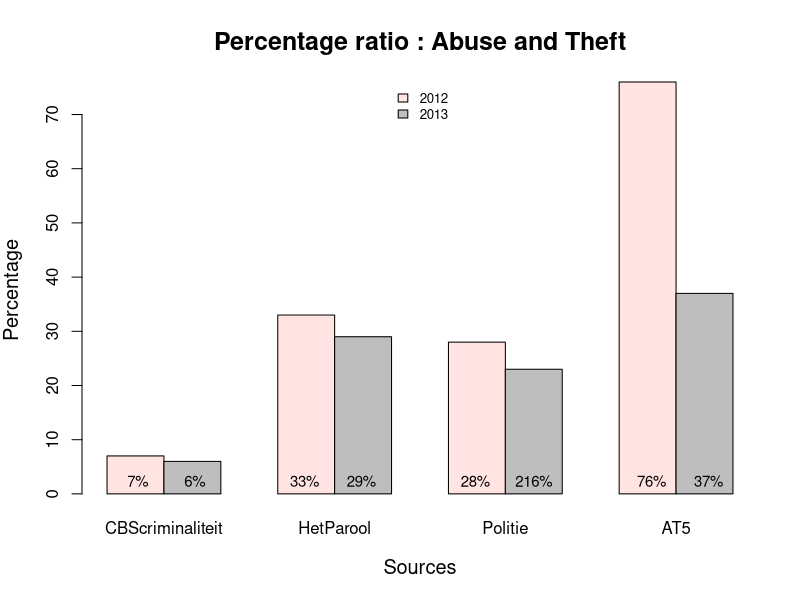

The R script that drew this image:
setwd("/Users/Saar/temp")
Diefstal <- c(73435, 65, 29, 49)
Mishandeling <- c(5075, 21, 8, 37)
PercentCrimi <- Mishandeling / Diefstal * 100
Diefstal2013 <- c(76660, 72, 371, 107)
Mishandeling2013 <- c(4650, 21, 84, 39)
PercentCrimi2013 <- Mishandeling2013 / Diefstal2013 * 100
data <- structure(list(CBScriminaliteit= c(7L, 6L), HetParool = c(33L, 29L), Politie = c(28L, 23L), AT5 = c(76L, 37L)), .Names = c("CBScriminaliteit", "HetParool", "Politie", "AT5"), class = "data.frame", row.names = c(NA, -2L))
Colours <- c("mistyrose", "grey")
barplot(as.matrix(data), main="Percentage ratio : Abuse and Theft", xlab = "Sources", ylab = "Percentage", cex.lab = 1.2, cex.main = 1.5, cex.sub = 1.1, beside=TRUE, col = c("mistyrose", "grey"))
legend("top", c("2012","2013"), cex=0.8, bty="n", fill=Colours)
text(x= 1.9, y=2, "7%", cex=0.9, pos =2)
text(x= 2.9, y=2, "6%", cex=0.9, pos =2)
text(x= 4.9, y=2, "33%", cex=0.9, pos =2)
text(x= 5.9, y=2, "29%", cex=0.9, pos =2)
text(x= 7.9, y=2, "28%", cex=0.9, pos =2)
text(x= 9, y=2, "216%", cex=0.9, pos =2)
text(x= 11, y=2, "76%", cex=0.9, pos =2)
text(x= 12, y=2, "37%", cex=0.9, pos =2)
